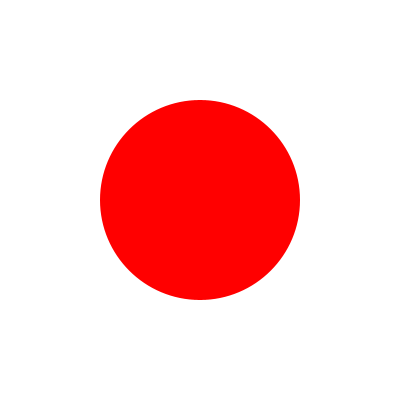
Frame 1 (no input)
Frame 60 (the mouse pressed at the canvas centre just before this capture): identical to frame 1, image omitted
Frame 120 (the mouse held since frame 60 and released just before this capture): identical to frame 1, image omitted

The Processing sketch that drew this single still picture (run headless with seeded random() and noise(); from frame 60 on, the mouse is pressed at the canvas centre):

// Processing sketch: mousePressed_EventDriven
// ── mousePressed_EventDriven.pde
/* 
Example that uses mousePressed() to demonstrate event-driven programming. The background shape's color changes when the mouse is pressed.
  
Created by Dawn C. Hayes March 2017. 

Modified for Processing 3, August 2017.
*/

float diam = 200;
float bgCol = 255;
float bgSwitch = 0;

void setup() {
  size(400, 400);
  background(bgCol);
  noStroke();
  fill(255, 0, 0);
  ellipse(width / 2, height / 2, diam, diam);
}


void draw() {

  // noStroke();
  // fill(255, 0, 0);
  // ellipse(width / 2, height / 2, diam, diam);
}

void mousePressed() { // the mousePressed() function executes once when the mouse is pressed.
                          // mousePressed() is a reserved function built into P5. You only need to call it and include code to be executed.
  background(bgSwitch);
  noStroke();
  fill(0, 0, 255);
  ellipse(width / 2, height / 2, diam, diam);
}
